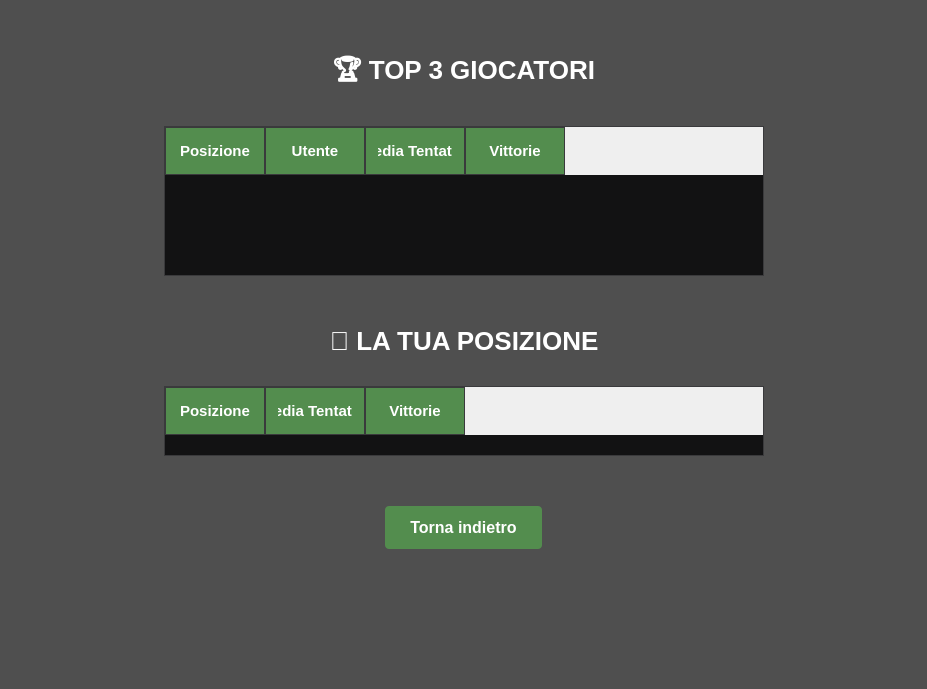
<?xml version="1.0" encoding="UTF-8"?>
<ui version="4.0">
 <class>Dialog</class>
 <widget class="QDialog" name="Dialog">
  <property name="geometry">
   <rect>
    <x>0</x>
    <y>0</y>
    <width>927</width>
    <height>689</height>
   </rect>
  </property>
  <property name="windowTitle">
   <string>Classifica Wordle</string>
  </property>
  <property name="styleSheet">
   <string notr="true">
QDialog { background-color: #4f4f4f; }
QLabel { color: #ffffff; font-weight: bold; font-size: 26px; margin-bottom: 10px; }

QTableWidget { 
    background-color: #121213; 
    color: white; 
    gridline-color: #538d4e; 
    border: 1px solid #3a3a3c; 
    font-size: 20px; /* Testo molto grande per riempire */
    outline: 0; 
}

QHeaderView::section { 
    background-color: #538d4e; 
    color: white; 
    padding: 12px; 
    border: 1px solid #3a3a3c; 
    font-weight: bold; 
    text-transform: uppercase; 
    font-size: 15px; 
}

QPushButton#btn_back { 
    background-color: #538d4e; 
    color: white; 
    border: none; 
    border-radius: 4px; 
    padding: 12px 25px; 
    font-weight: bold; 
    font-size: 16px; 
}
QPushButton#btn_back:hover { background-color: #3a3a3c; }
   </string>
  </property>
  <layout class="QGridLayout" name="gridLayout">
   <item row="0" column="1">
    <spacer name="spacer_top">
     <property name="orientation"><enum>Qt::Vertical</enum></property>
     <property name="sizeType"><enum>QSizePolicy::Fixed</enum></property>
     <property name="sizeHint" stdset="0"><size><width>20</width><height>40</height></size></property>
    </spacer>
   </item>

   <item row="1" column="1">
    <layout class="QVBoxLayout" name="main_vbox">
     <property name="spacing"><number>20</number></property>
     <property name="leftMargin"><number>30</number></property>
     <property name="rightMargin"><number>30</number></property>

     <item>
      <widget class="QLabel" name="label">
       <property name="text"><string>🏆 TOP 3 GIOCATORI</string></property>
       <property name="alignment"><set>Qt::AlignCenter</set></property>
      </widget>
     </item>

     <item>
      <widget class="QTableWidget" name="table_top3">
       <property name="minimumSize">
        <size>
            <width>600</width>
            <height>140</height>
        </size>
       </property>
       <property name="maximumSize">
         <size>
            <width>16777215</width>
            <height>150</height>
          </size>
        </property>
       <property name="horizontalScrollBarPolicy"><enum>Qt::ScrollBarAlwaysOff</enum></property>
       <property name="verticalScrollBarPolicy"><enum>Qt::ScrollBarAlwaysOff</enum></property>
       <property name="showGrid"><bool>false</bool></property>
       <property name="columnCount"><number>4</number></property>
       <attribute name="horizontalHeaderSectionResizeMode"><enum>QHeaderView::Stretch</enum></attribute>
       <attribute name="verticalHeaderVisible"><bool>false</bool></attribute>
       <column><property name="text"><string>Posizione</string></property></column>
       <column><property name="text"><string>Utente</string></property></column>
       <column><property name="text"><string>Media Tentativi</string></property></column>
       <column><property name="text"><string>Vittorie</string></property></column>
      </widget>
     </item>

     <item>
      <spacer name="spacer_mid">
       <property name="orientation"><enum>Qt::Vertical</enum></property>
       <property name="sizeType"><enum>QSizePolicy::Fixed</enum></property>
       <property name="sizeHint" stdset="0"><size><width>20</width><height>30</height></size></property>
      </spacer>
     </item>

     <item>
      <widget class="QLabel" name="label_2">
       <property name="text"><string>👤 LA TUA POSIZIONE</string></property>
       <property name="alignment"><set>Qt::AlignCenter</set></property>
      </widget>
     </item>

     <item>
      <widget class="QTableWidget" name="table_user_pos">
       <property name="minimumSize"><size><width>600</width><height>60</height></size></property>
       <property name="maximumSize"><size><width>16777215</width><height>70</height></size></property>
       <property name="horizontalScrollBarPolicy"><enum>Qt::ScrollBarAlwaysOff</enum></property>
       <property name="verticalScrollBarPolicy"><enum>Qt::ScrollBarAlwaysOff</enum></property>
       <property name="showGrid"><bool>false</bool></property>
       <property name="columnCount"><number>3</number></property>
       <attribute name="horizontalHeaderSectionResizeMode"><enum>QHeaderView::Stretch</enum></attribute>
       <attribute name="verticalHeaderVisible"><bool>false</bool></attribute>
       <column><property name="text"><string>Posizione</string></property></column>
       <column><property name="text"><string>Media Tentativi</string></property></column>
       <column><property name="text"><string>Vittorie</string></property></column>
      </widget>
     </item>

     <item>
      <spacer name="spacer_bottom_push">
       <property name="orientation"><enum>Qt::Vertical</enum></property>
       <property name="sizeType"><enum>QSizePolicy::Fixed</enum></property>
       <property name="sizeHint" stdset="0"><size><width>20</width><height>30</height></size></property>
      </spacer>
     </item>

     <item alignment="Qt::AlignHCenter">
      <widget class="QPushButton" name="btn_back">
       <property name="text"><string>Torna indietro</string></property>
       <property name="cursor">
        <cursorShape>PointingHandCursor</cursorShape>
       </property>
      </widget>
     </item>
    </layout>
   </item>

   <item row="1" column="0">
    <spacer name="spacer_left">
     <property name="orientation"><enum>Qt::Horizontal</enum></property>
     <property name="sizeType"><enum>QSizePolicy::Expanding</enum></property>
     <property name="sizeHint" stdset="0"><size><width>40</width><height>20</height></size></property>
    </spacer>
   </item>
   <item row="1" column="2">
    <spacer name="spacer_right">
     <property name="orientation"><enum>Qt::Horizontal</enum></property>
     <property name="sizeType"><enum>QSizePolicy::Expanding</enum></property>
     <property name="sizeHint" stdset="0"><size><width>40</width><height>20</height></size></property>
    </spacer>
   </item>
   <item row="2" column="1">
    <spacer name="spacer_bottom">
     <property name="orientation"><enum>Qt::Vertical</enum></property>
     <property name="sizeType"><enum>QSizePolicy::Expanding</enum></property>
     <property name="sizeHint" stdset="0"><size><width>20</width><height>40</height></size></property>
    </spacer>
   </item>
  </layout>
 </widget>
</ui>
